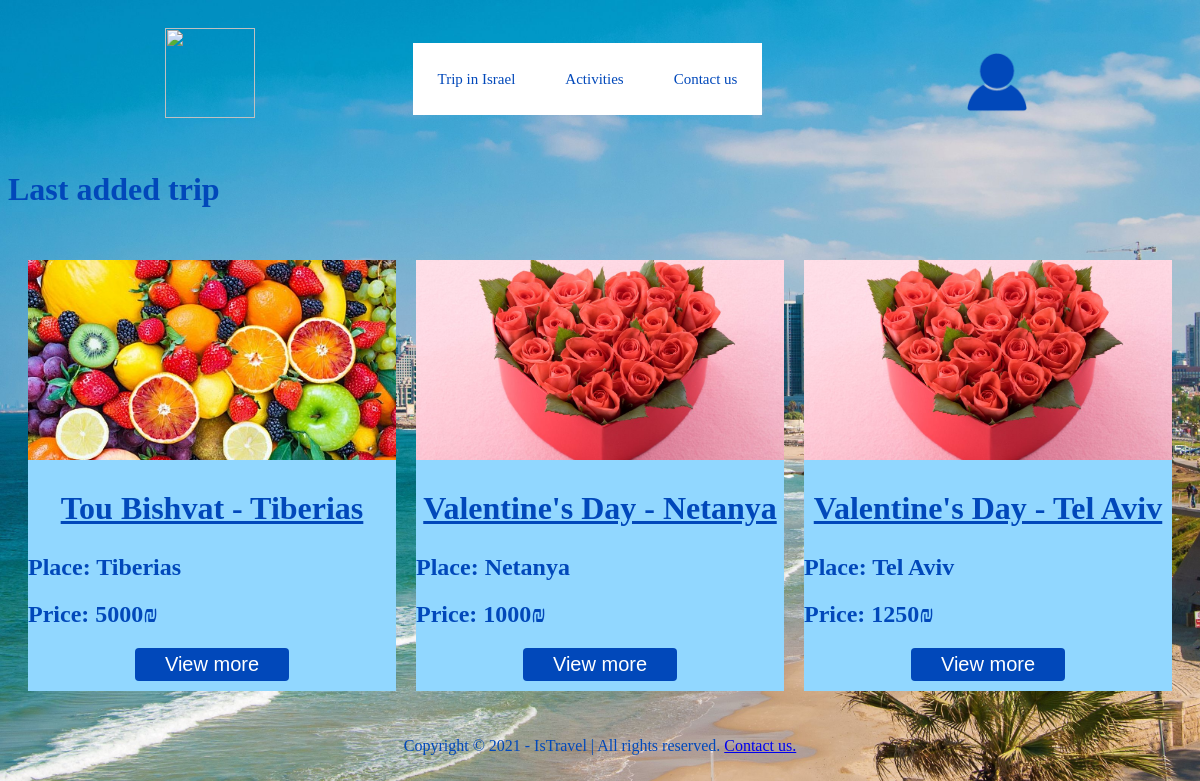
The page /homepage.php on the database its author committed.
### tables this page shows
CREATE TABLE `trips` (
  `Id` int(11) NOT NULL,
  `title` varchar(255) NOT NULL,
  `image` varchar(255) NOT NULL,
  `start_date` varchar(255) NOT NULL,
  `end_date` varchar(255) NOT NULL,
  `place` varchar(255) NOT NULL,
  `price` int(11) NOT NULL,
  `description` text NOT NULL
);

### homepage.php (the view, shortened to what this page needs)
<!DOCTYPE html>
<html lang="en">
<head>
</head>
<body>
    <?php
      require_once 'header.php';
      ?>
    <h1>Last added trip</h1>
    <div class="trips">
      <?php
  	    $q = $db->prepare("SELECT * FROM trips ORDER BY Id DESC LIMIT 3");
  			$q->execute();
  	    $result = $q->fetchall();
  	    foreach($result as $res){
  	      ?>
  	      <div class="trip">
  	        <div class="img">
  						<img src="/IsTravel/img/<?php echo $res['image']; ?>" style="text-align:center">
  	        </div>
  	        <h1> <?php echo $res['title']; ?> </h1>
  	        <h2> Place: <?php echo $res['place']; ?> </h2>
  	        <h2> Price: <?php echo $res['price']; ?>₪ </h2>
  					<form class="trip_details" method="post" action="trip_details_page.php">
  						<input type="submit" name="formsend_select_trip" id="formsend_select_trip" class="formsend_select_trip" value="View more">
  					</form>
  	      </div>
  	      <?php
  	    }
      ?>
		</div>
    <?php
      require_once 'footer.php';
      ?>
</body>
</html>

### header.php (shortened to what this page needs)
<!DOCTYPE html>
<html lang="en" dir="ltr">
  <head>
  </head>
  <body>
    <div class="menu_nav">
    <div class="div_logo">
        <a href="/IsTravel/homepage.php"><img src="/IsTravel/img/logo.png" class="logo"></a>
    </div>
    <div class="div_nav">
    	<ul id='nav'>
    		<?php
          if (isset($_SESSION['Type'])) {
            if ($_SESSION['Type'] == 'admin') {
              ?>
              <li class="nav_li"><a href="/IsTravel/destination_page.php">Trip in Israel</a></li>
              <li class="nav_li"><a href="/IsTravel/destination_activities_page.php">Activities</a></li>
              <li class="nav_li"><a href="/IsTravel/add_trip_page.php">Add a Trip</a></li>
              <li class="nav_li"><a href="/IsTravel/suggested_activity_page.php">Activities proposition</a></li>
            <?php
              } else if ($_SESSION['Type'] == 'manager') {
            ?>
              <li class="nav_li"><a href="/IsTravel/destination_page.php">Trip in Israel</a></li>
              <li class="nav_li"><a href="/IsTravel/destination_activities_page.php">Activities</a></li>
              <li class="nav_li"><a href="/IsTravel/activity_proposition_page.php">Propose an activity</a></li>
              <li class="nav_li"><a href="/IsTravel/contact_page.php">Contact us</a></li>
          <?php
            } else {
          ?>
              <li class="nav_li"><a href="/IsTravel/destination_page.php">Trip in Israel</a></li>
              <li class="nav_li"><a href="/IsTravel/destination_activities_page.php">Activities</a></li>
              <li class="nav_li"><a href="/IsTravel/contact_page.php">Contact us</a></li>
        <?php
            }
          } else {
        ?>
            <li class="nav_li"><a href="/IsTravel/destination_page.php">Trip in Israel</a></li>
            <li class="nav_li"><a href="/IsTravel/destination_activities_page.php">Activities</a></li>
            <li class="nav_li"><a href="/IsTravel/contact_page.php">Contact us</a></li>
        <?php
          }
        ?>
        </ul>
      </div>
      <div class="div_user">
        <?php
        if (isset($_SESSION['Mail'])) {
          ?>
          <ul>
            <li class="dropdown2">
              <img src="/IsTravel/img/profile_logo.png" class="profile_img">
              <div class="dropdown-user">
                  <p id="name"><?php echo $_SESSION['First_name']." ".$_SESSION['Last_name'];?></p>
                  <a href="/IsTravel/profil_page.php" id="profile_settings">Profile</a>
                  <a href="/IsTravel/cart_page.php" id="cart">Cart</a>
                <?php
                  if ($_SESSION['Type'] == 'manager'){
                    ?>
                      <a href="/IsTravel/my_activities_page.php" id="proposition_activity">My activities</a>
                    <?php
                  } elseif ($_SESSION['Type'] == 'admin') {
                    ?>
                      <a href="/IsTravel/select_modify_trip_page.php" id="proposition_activity">Modify trip</a>
                    <?php
                  }
                  require_once 'deconnection.php';
                ?>
              </div>
            </li>
          </ul>
          <?php
        } else {
      ?>
        <ul>
          <li class="dropdown2">
            <img src="/IsTravel/img/profile_logo.png" class="profile_img">
          </li>
        </ul>
      <?php
        }
      ?>
    </div>
    </div>
  </body>
</html>

### footer.php (shortened to what this page needs)
<!DOCTYPE html>
<html lang="en" dir="ltr">
  <head>
 </head>
 <body>
	<footer>
		<div class="Copyright">
			<p id="copy">Copyright &copy; 2021 - IsTravel | All rights reserved. <a href="/IsTravel/contact_page.php">Contact us.</a>
			</p>
		</div>
	</footer>
 </body>
</html>

### homepage.php (style rules this page uses)
.trips { display: grid; grid-template-columns: repeat(3, 1fr); padding: 30px 20px; grid-column-gap: 20px; grid-row-gap: 30px; }
h1, h2, p { color:#0148ba; }
.trip img { width: 100%; height: 200px; object-fit: cover; cursor: pointer; transition: 0.2s ease; }
.trip h1 { padding: 5px; text-align: center; font-weight: bold; text-decoration: underline #0148ba; }
.formsend_select_trip { padding: 5px 30px; border: none; outline: none; background-color: #0148ba; color: white; cursor: pointer; border-radius: 4px; font-size: 20px; display: block; margin: auto; transition: 0.2s all; margin-bottom: 10px; }
.trip { background: #91D7FF; }

### header.php (style rules this page uses)
body { background-image: url("/IsTravel/img/wallpaper.jpg"); background-repeat: no-repeat; background-attachment: fixed; background-size: cover; }
.div_nav { background-color: #FFFFFF; overflow: hidden; text-align: center; font-size: 15px; margin-top: 35px; margin-bottom: 35px; }
#nav { list-style-type: none; margin-right: auto; margin-left: auto; height: min-content; margin-top: auto; margin-bottom: auto; overflow: hidden; padding: 0px; background-color: #FFFFFF; }
.nav_li { float: left; }
.nav_li a { display: block; color: #0148ba; text-align: center; padding: 27.5px 25px; text-decoration: none; }
.logo { float: left; width: 90px; height: 90px; }
.profile_img { float: right; width: 60px; height: 60px; padding: 7.5px; margin-top: 20px; }
ul { list-style-type: none; }
.div_user { margin-right: auto; margin-left: auto; margin-top: 0px; margin-bottom: 10px; }
.div_logo { margin-right:auto; margin-left: auto; height:fit-content; margin-top:20px; margin-bottom:10px; }
.menu_nav { display: flex; }

### footer.php (style rules this page uses)
#copy { text-align: center; height: 50px; bottom: 0px; left: 0px; right: 0px; margin-bottom: 0px; color: #0148ba; }

### rows shown on the page
trips: image (picture), title "Tou Bishvat - Tiberias", place "Tiberias", price "5000"
trips: image (picture), title "Valentine's Day - Netanya", place "Netanya", price "1000"
trips: image (picture), title "Valentine's Day - Tel Aviv", place "Tel Aviv", price "1250"
